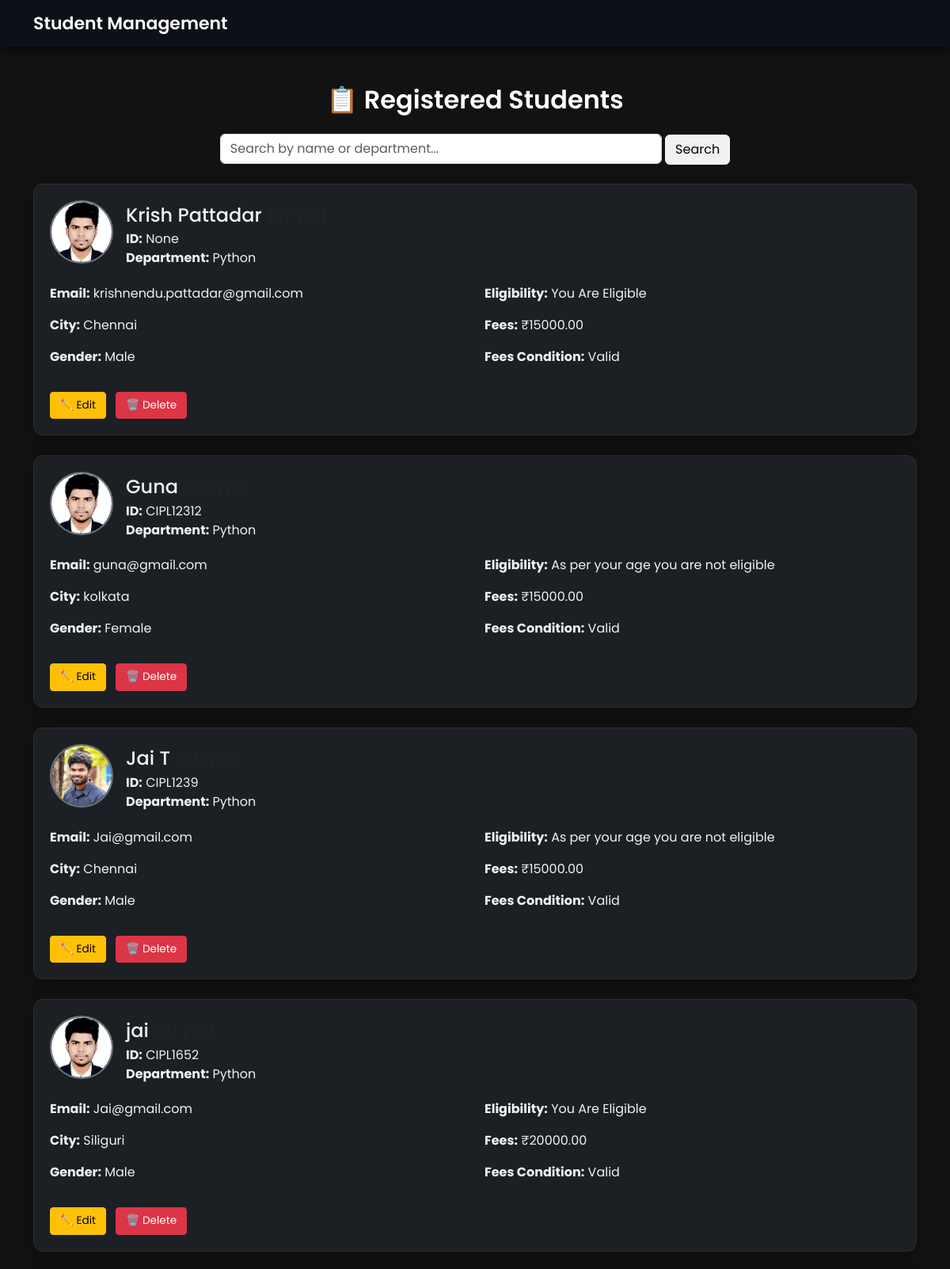
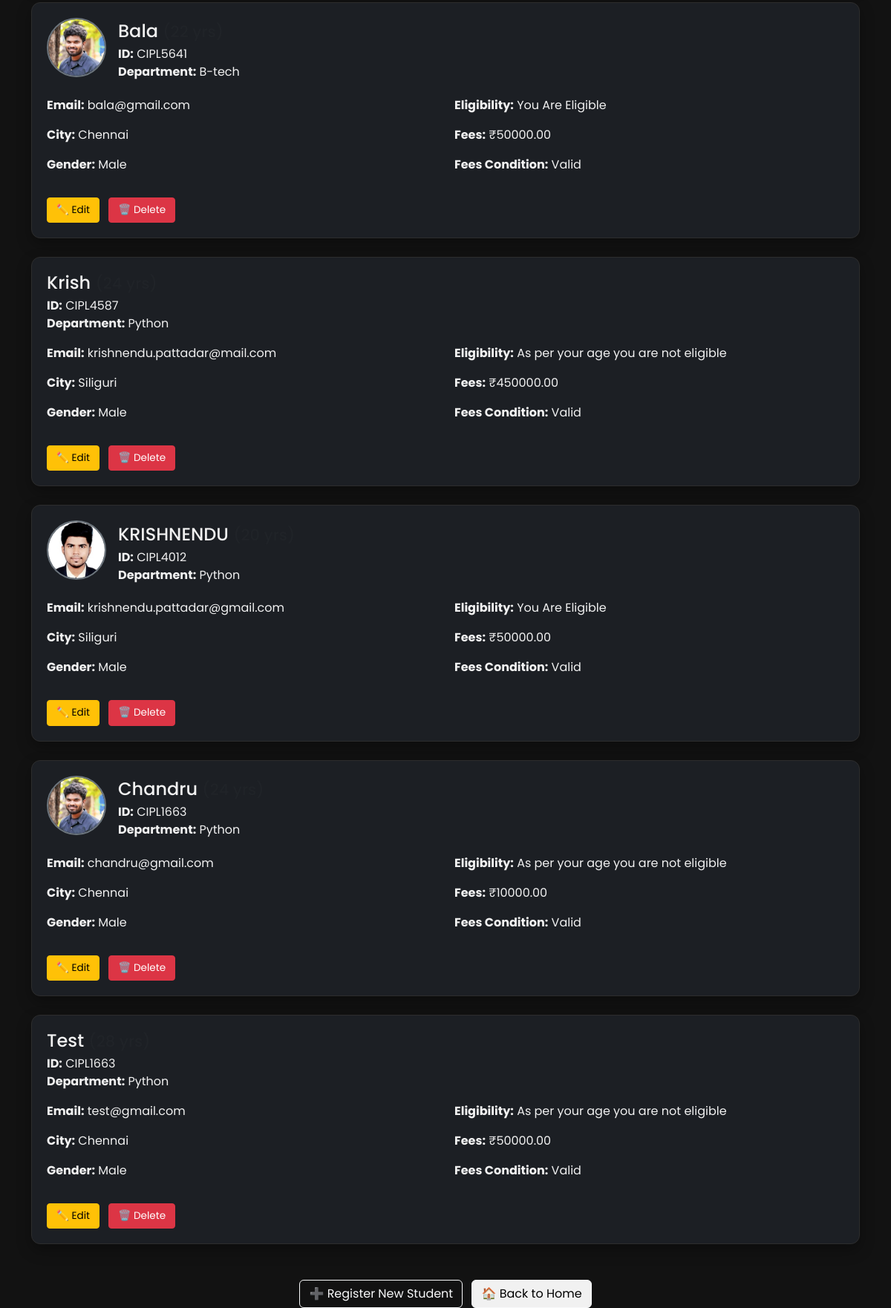
The app's page /student/ (signed in), older data (2 pictures, top to bottom).
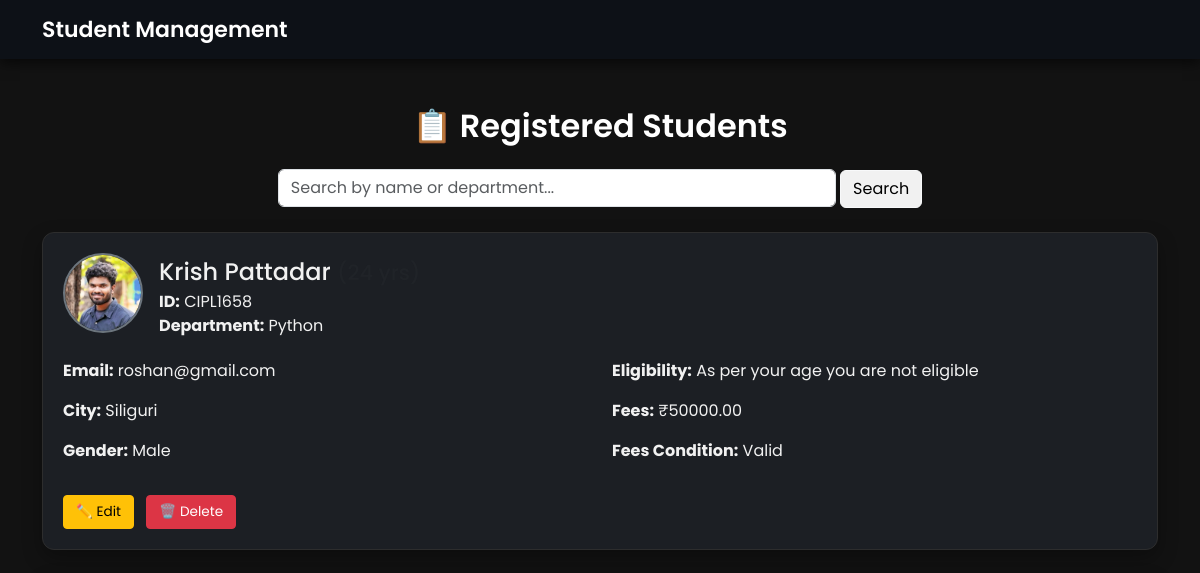
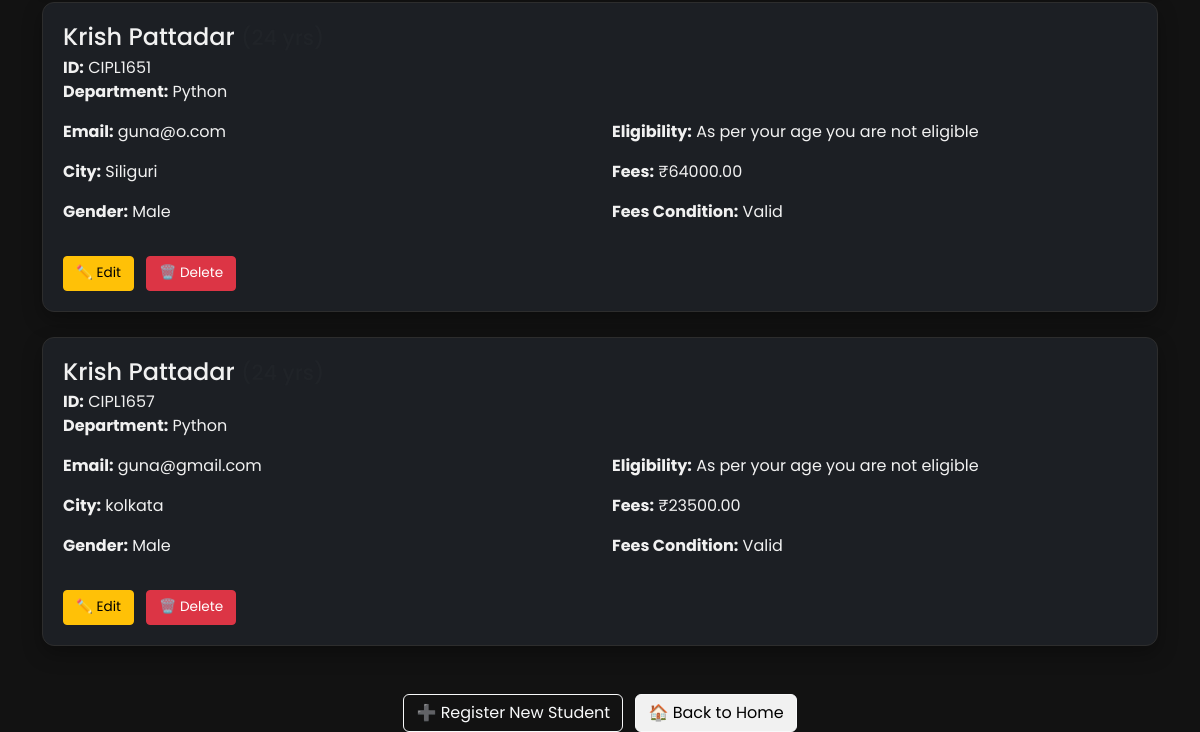
The same page, newer data (2 pictures, top to bottom).
### studentmanagementApp/models.py (models this page shows, shortened)
class Student(models.Model):
    GENDER_CHOICES = [
        ('M', 'Male'),
        ('F', 'Female'),
        ('O','Other'),
    ]
    student_id = models.CharField(max_length=100, null=True, blank=True)
    name = models.CharField(max_length=100)
    age = models.IntegerField ()
    email = models.EmailField()
    city = models.CharField(max_length=100)
    department = models.CharField(max_length=100)
    gender = models.CharField(max_length=100, choices=GENDER_CHOICES)
    image = models.ImageField(upload_to='images/', blank=True, null=True)
    fees = models.DecimalField(max_digits=10, decimal_places=2)
    def age_condition(self):
        if self.age <= 22:
            return "You Are Eligible"
        else:
            return "As per your age you are not eligible"
    def fees_condition(self):
        if self.fees >= 10000:
            return "Valid"
        else:
            return "Invalid"

### studentmanagementApp/views.py (the view)
# urls.py: path('student/', views.student_list, name='student_list'),  # Student list
@login_required
def student_list(request):
    if request.user.is_superuser:
        query = request.GET.get('q', '')  # Get the search query
        if query:
            students = Student.objects.filter(
                Q(name__icontains=query) | Q(department__icontains=query)
            )
        else:
            students = Student.objects.all()
        return render(request, 'studentmanagementApp/student_list.html', {'students': students})
    else:
        messages.error(request, "You are not authorized to view this page.")
        return redirect('home')

### studentmanagementApp/templates/studentmanagementApp/student_list.html (shortened to what this page needs)
{% load static %}
<!DOCTYPE html>
<html lang="en">
<head>
  <link href="https://cdn.jsdelivr.net/npm/bootstrap@5.3.0/dist/css/bootstrap.min.css" rel="stylesheet">
</head>
<body>
<nav class="navbar navbar-expand-lg navbar-dark">
  <div class="container">
    <a class="navbar-brand" href="{% url 'login' %}">Student Management</a>
  </div>
</nav>
<div class="container mt-5">
  <h2 class="text-center mb-4">📋 Registered Students</h2>
  <form method="get" class="mb-4 text-center">
    <input type="text" name="q" placeholder="Search by name or department..." class="form-control w-50 d-inline" value="{{ request.GET.q }}">
    <button type="submit" class="btn btn-light">Search</button>
  </form>
  {% if students %}
    {% for student in students %}
      <div class="student-card">
        <div class="d-flex align-items-center mb-3">
          {% if student.image %}
            <img src="{{ student.image.url }}" alt="Student Image" class="student-img me-3">
          {% endif %}
          <div>
            <h4 class="mb-1">{{ student.name }} <small class="text-muted">({{ student.age }} yrs)</small></h4>
            <p class="mb-0"><strong>ID:</strong> {{ student.student_id }}</p>
            <p class="mb-0"><strong>Department:</strong> {{ student.department }}</p>
          </div>
        </div>
        <div class="row">
          <div class="col-md-6">
            <p><strong>Email:</strong> {{ student.email }}</p>
            <p><strong>City:</strong> {{ student.city }}</p>
            <p><strong>Gender:</strong> {{ student.get_gender_display }}</p>
          </div>
          <div class="col-md-6">
            <p><strong>Eligibility:</strong> {{ student.age_condition }}</p>
            <p><strong>Fees:</strong> ₹{{ student.fees }}</p>
            <p><strong>Fees Condition:</strong> {{ student.fees_condition }}</p>
          </div>
        </div>
        <div class="mt-3">
          <a href="{% url 'edit_student' student.pk %}" class="btn btn-warning btn-sm me-2">✏️ Edit</a>
          <a href="{% url 'delete_student' student.pk %}" class="btn btn-danger btn-sm">🗑️ Delete</a>
        </div>
      </div>
    {% endfor %}
  {% else %}
    <p class="text-center">No students registered yet.</p>
  {% endif %}
  <div class="text-center mt-5">
    <a href="{% url 'register_student' %}" class="btn btn-outline-light me-2">➕ Register New Student</a>
    <a href="{% url 'login' %}" class="btn btn-light">🏠 Back to Home</a>
  </div>
</div>
</body>
</html>

### studentmanagementApp/templates/studentmanagementApp/student_list.html (style rules this page uses)
body { font-family: 'Poppins', sans-serif; background-color: #121212; color: #f1f1f1; }
.navbar { background-color: #0d1117; box-shadow: 0 4px 12px rgba(0, 0, 0, 0.6); }
.navbar-brand { font-weight: 600; font-size: 22px; color: #ffffff !important; }
h2 { font-weight: 600; color: #ffffff; }
.student-card { background: #1c1f24; border: 1px solid #2d2d2d; border-radius: 12px; padding: 20px; margin-bottom: 25px; box-shadow: 0 8px 20px rgba(0, 0, 0, 0.3); }
.student-img { border-radius: 50%; width: 80px; border: 2px solid #6c757d; margin-bottom: 10px; }
.btn-sm { font-size: 0.85rem; padding: 6px 12px; }
.btn-light { background-color: #f1f1f1; color: #000; }

Row changes from the older to the newer data that the page shows:
removed Student: image (picture), name "Krish Pattadar", student_id "None", department "Python", email "krishnendu.pattadar@gmail.com", city "Chennai", gender "Male", age_condition "You Are Eligible", fees "15000.00", fees_condition "Valid"
removed Student: image (picture), name "Guna", student_id "CIPL12312", department "Python", email "guna@gmail.com", city "kolkata", gender "Female", age_condition "As per your age you are not eligible", fees "15000.00", fees_condition "Valid"
removed Student: image (picture), name "Jai T", student_id "CIPL1239", department "Python", email "Jai@gmail.com", city "Chennai", gender "Male", age_condition "As per your age you are not eligible", fees "15000.00", fees_condition "Valid"
removed Student: image (picture), name "jai", student_id "CIPL1652", department "Python", email "Jai@gmail.com", city "Siliguri", gender "Male", age_condition "You Are Eligible", fees "20000.00", fees_condition "Valid"
removed Student: image (picture), name "Bala", student_id "CIPL5641", department "B-tech", email "bala@gmail.com", city "Chennai", gender "Male", age_condition "You Are Eligible", fees "50000.00", fees_condition "Valid"
removed Student: name "Krish", student_id "CIPL4587", department "Python", email "krishnendu.pattadar@mail.com", city "Siliguri", gender "Male", age_condition "As per your age you are not eligible", fees "450000.00", fees_condition "Valid"
removed Student: image (picture), name "KRISHNENDU", student_id "CIPL4012", department "Python", email "krishnendu.pattadar@gmail.com", city "Siliguri", gender "Male", age_condition "You Are Eligible", fees "50000.00", fees_condition "Valid"
removed Student: image (picture), name "Chandru", student_id "CIPL1663", department "Python", email "chandru@gmail.com", city "Chennai", gender "Male", age_condition "As per your age you are not eligible", fees "10000.00", fees_condition "Valid"
removed Student: name "Test", student_id "CIPL1663", department "Python", email "test@gmail.com", city "Chennai", gender "Male", age_condition "As per your age you are not eligible", fees "50000.00", fees_condition "Valid"
added Student: image (picture), name "Krish Pattadar", student_id "CIPL1658", department "Python", email "roshan@gmail.com", city "Siliguri", gender "Male", age_condition "As per your age you are not eligible", fees "50000.00", fees_condition "Valid"
added Student: name "Krish Pattadar", student_id "CIPL1651", department "Python", email "guna@o.com", city "Siliguri", gender "Male", age_condition "As per your age you are not eligible", fees "64000.00", fees_condition "Valid"
added Student: name "Krish Pattadar", student_id "CIPL1657", department "Python", email "guna@gmail.com", city "kolkata", gender "Male", age_condition "As per your age you are not eligible", fees "23500.00", fees_condition "Valid"
